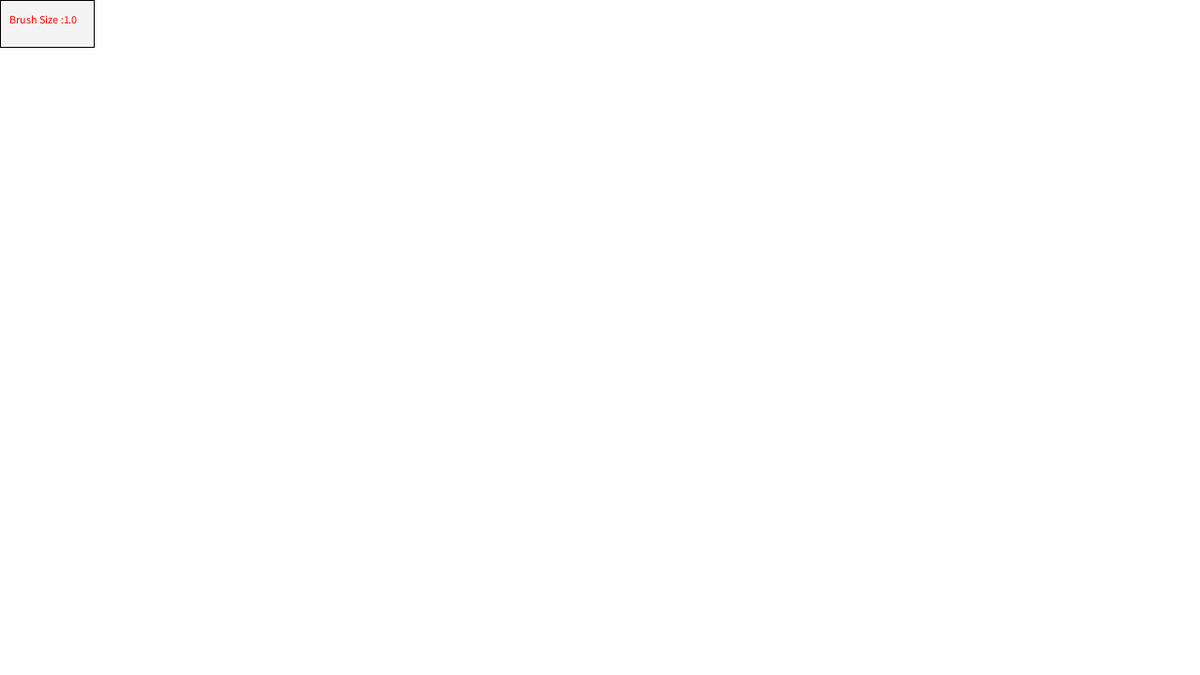
Frame 1 (no input)
Frame 60 (the mouse pressed at the canvas centre just before this capture): identical to frame 1, image omitted
Frame 120 (the mouse held since frame 60 and released just before this capture): identical to frame 1, image omitted

The Processing sketch that drew this single still picture (run headless with seeded random() and noise(); from frame 60 on, the mouse is pressed at the canvas centre):

// Processing sketch: ex_paint_bw
// ── ex_paint_bw.pde
//Paint

float size = 1;

void setup() {

  size(1280, 720);
  background(255);
}

void draw() {
  //Brush by Mouse Press
  //  if (mousePressed){  
  //    ellipse(mouseX, mouseY, mouseX-pmouseX, mouseY-pmouseY);
  //  }
  fill(244);
  rect(0,0,100,50);
  fill(255,0,0);
  text("Brush Size :"+size,10,25);
}

void mouseDragged() {
  
  ellipse(mouseX, mouseY, 2*(mouseX*size-pmouseX*size), 2*(mouseX*size-pmouseX*size));
}


void keyPressed() {

  //Erase All
  if (key == 'a') {
    background(255);
    fill(0);
  }

  if (key == 'e') {
    fill(255);
  }

  if (key == 'b') {
    fill(0);
  }

  //Brush Size Increase
  if (key == '[') {
    size+=0.5;
  }

  //Brush Size Decrease
  if (key == ']') {
    size-=0.5;
  }
  
  //No stroke
  if (key == 'n') {
    noStroke();
  }
  
  if (key == 'm'){
     stroke(0); 
  }
  
  
}
